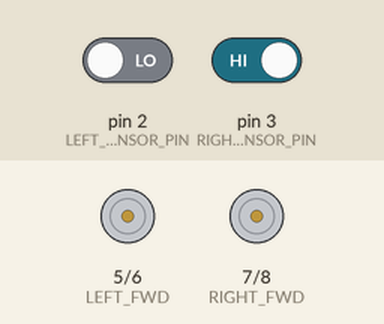
Recording of a sketch running on a simulated Arduino Uno, built with avr-gcc and run on an emulated ATmega328P. Parts: motor-driver pin pairs drawn as motors (green arrow = first pin HIGH = forward, orange = second pin HIGH = backward, longer = more drive, scaled by the enable pin). The test bench sets the inputs (shaded band); at power-on: pin 3 (RIGHT_SENSOR_PIN) HIGH, pin 2 (LEFT_SENSOR_PIN) LOW.

Above: at 1.0 s.
1.1 s: pin 3 (RIGHT_SENSOR_PIN) driven LOW
At 2.1 s:
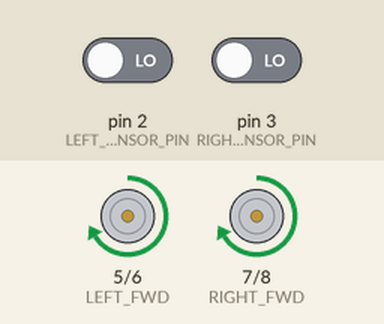
2.8 s: pin 2 (LEFT_SENSOR_PIN) driven HIGH
At 3.8 s:
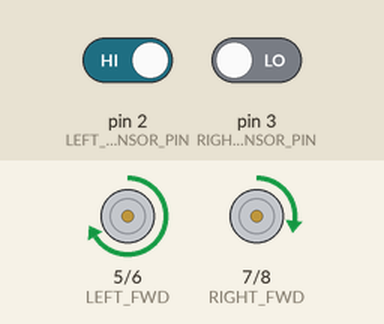
4.3 s: pin 2 (LEFT_SENSOR_PIN) driven LOW
At 4.9 s:
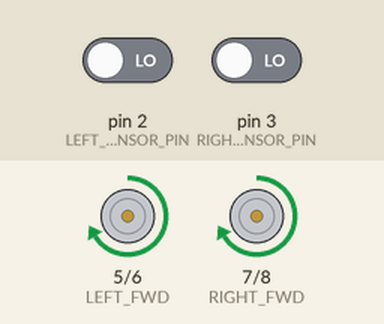
5.8 s: pin 3 (RIGHT_SENSOR_PIN) driven HIGH
At 6.1 s:
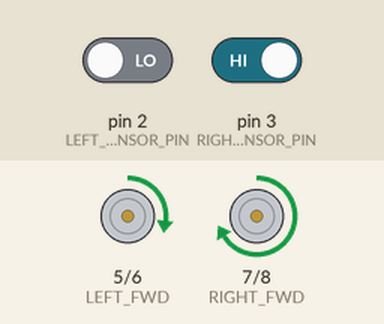
Timing chart, 0 to 8.3 s (numbered marks = the images above; inputs shaded):
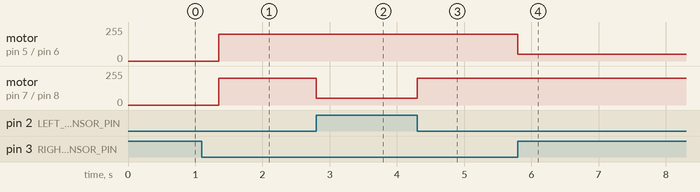

Measured:
- after the input at 1.1 s, motor on pin 5 (LEFT_FWD) / pin 6 (LEFT_BWD), motor on pin 7 (RIGHT_FWD) / pin 8 (RIGHT_BWD): stopped → forward 200/255 after 0.25 s
- after the input at 2.8 s, motor on pin 7 (RIGHT_FWD) / pin 8 (RIGHT_BWD): forward 200/255 → forward 50/255 at once
- after the input at 4.3 s, motor on pin 7 (RIGHT_FWD) / pin 8 (RIGHT_BWD): forward 50/255 → forward 200/255 at once
- after the input at 5.8 s, motor on pin 5 (LEFT_FWD) / pin 6 (LEFT_BWD): forward 200/255 → forward 50/255 at once

The sketch:

BlackLine.ino
```cpp
// Моторы подключаются к клеммам M1+,M1-,M2+,M2-
// Motor shield использует четыре контакта 6,5,7,4 для управления моторами
#define LEFT_FWD 5
#define LEFT_BWD 6
#define RIGHT_FWD 7
#define RIGHT_BWD 8
#define LEFT_SPEED 9
#define RIGHT_SPEED 10

#define LEFT_SENSOR_PIN  2
#define RIGHT_SENSOR_PIN 3

// Start btn
#define START_BTN 3

// Скорость, с которой мы движемся вперёд (0-255)
#define SPEED            200

// Коэффициент, задающий во сколько раз нужно затормозить
// одно из колёс для поворота
#define BRAKE_K          4

#define STATE_FORWARD    0
#define STATE_RIGHT      1
#define STATE_LEFT       2

#define RELE1 0
#define RELE2 1

int state = STATE_FORWARD;

void Stop()
{
    digitalWrite(LEFT_BWD, LOW);
    digitalWrite(RIGHT_BWD, LOW);
    digitalWrite(LEFT_FWD, LOW);
    digitalWrite(RIGHT_FWD, LOW);

    analogWrite(RIGHT_SPEED, 0);
    analogWrite(LEFT_SPEED, 0);
}

void runForward()
{
    state = STATE_FORWARD;

    // Для регулировки скорости `SPEED` может принимать значения от 0 до 255,
    // чем болше, тем быстрее.
    analogWrite(LEFT_SPEED, SPEED);
    analogWrite(RIGHT_SPEED, SPEED);

    // Если в DIR_LEFT или DIR_RIGHT пишем HIGH, мотор будет двигать соответствующее колесо
    // вперёд, если LOW - назад.
    digitalWrite(LEFT_FWD, HIGH);
    digitalWrite(RIGHT_FWD, HIGH);
    digitalWrite(LEFT_BWD, LOW);
    digitalWrite(RIGHT_BWD, LOW);

}

void steerRight()
{
    state = STATE_RIGHT;

    // Замедляем правое колесо относительно левого,
    // чтобы начать поворот
    analogWrite(RIGHT_SPEED, SPEED / BRAKE_K);
    analogWrite(LEFT_SPEED, SPEED);

    digitalWrite(LEFT_FWD, HIGH);
    digitalWrite(RIGHT_FWD, HIGH);
    digitalWrite(LEFT_BWD, LOW);
    digitalWrite(RIGHT_BWD, LOW);
}

void steerLeft()
{
    state = STATE_LEFT;

    analogWrite(LEFT_SPEED, SPEED / BRAKE_K);
    analogWrite(RIGHT_SPEED, SPEED);

    digitalWrite(LEFT_FWD, HIGH);
    digitalWrite(RIGHT_FWD, HIGH);
    digitalWrite(LEFT_BWD, LOW);
    digitalWrite(RIGHT_BWD, LOW);
}

 void TurnOff();

void setup()
{
  // Init motor pins
    for(int i = 0; i<5; i++)
      pinMode(i + 5, OUTPUT);

  delay(250);

  pinMode(RIGHT_SENSOR_PIN, INPUT);
  pinMode(LEFT_SENSOR_PIN, INPUT);

  pinMode(3, INPUT_PULLUP);
  // Start on btn on
  while(digitalRead(START_BTN));

delay(250);


  digitalWrite(RELE1, HIGH);
  digitalWrite(RELE2, HIGH);

  runForward();

}

 void TurnOff()
 {

  setup();
 }

void loop()
{


    // Наш робот ездит по белому полю с чёрным треком. В обратном случае не нужно
    // инвертировать значения с датчиков
    boolean left = !digitalRead(LEFT_SENSOR_PIN);
    boolean right = !digitalRead(RIGHT_SENSOR_PIN);

    // В какое состояние нужно перейти?
    int targetState;

    if (left == right) {
        // под сенсорами всё белое или всё чёрное
        // едем вперёд
        targetState = STATE_FORWARD;
    } else if (left) {
        // левый сенсор упёрся в трек
        // поворачиваем налево
        targetState = STATE_LEFT;
    } else {
        targetState = STATE_RIGHT;
    }

    if (state == targetState) {
        // мы уже делаём всё что нужно,
        // делаем измерения заново
        return;
    }

    switch (targetState) {
        case STATE_FORWARD:
            runForward();
            break;

        case STATE_RIGHT:
            steerRight();
            break;

        case STATE_LEFT:
            steerLeft();
            break;
    }

    // не позволяем сильно вилять на прямой
    delay(20);
}


/*
void setup()
{
    for(int i = 0; i<4; i++)
    pinMode(i+4, OUTPUT);
}

void loop()
{
  for(int i = 0; i<4; i++)
  {
    digitalWrite(i+4, HIGH);
    delay(500);
  }

    for(int i = 0; i<4; i++)
  {
    analogWrite(i+4, 128);
    delay(500);
  }


}*/

/*#include <MotorDriver.h>

#define LINE_1 A8
#define LINE_2 52
#define SENSITIVITY 0.5

void setup()
{
  pinMode(LINE_1, OUTPUT);
  pinMode(LINE_2, OUTPUT);


}

void loop()
{
  int d1 = analogRead(LINE_1);
  int d2 = analogRead(LINE_2);

  int motorRight = 100 + (d1 - d2)* SENSITIVITY;
  int motorLeft = 100 - (d1 - d2)*SENSITIVITY;


}*/

/*
#define LED 9
void setup()
{
  pinMode(LED, OUTPUT);

}

void loop()
{

  while(true)
  {
    digitalWrite(LED, HIGH);
    delay(1000);

    digitalWrite(LED, LOW);
    delay(1000);
  }
}*/
```
